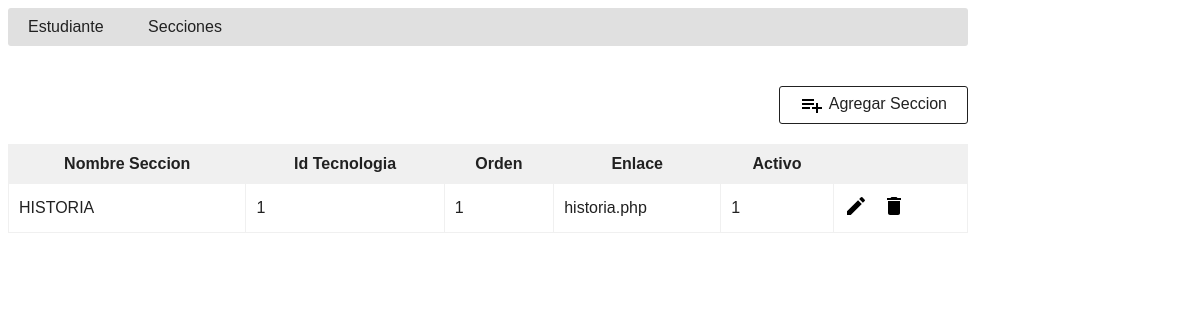
Page /cms/tmp/index.php?action=seccion on the earlier database version.
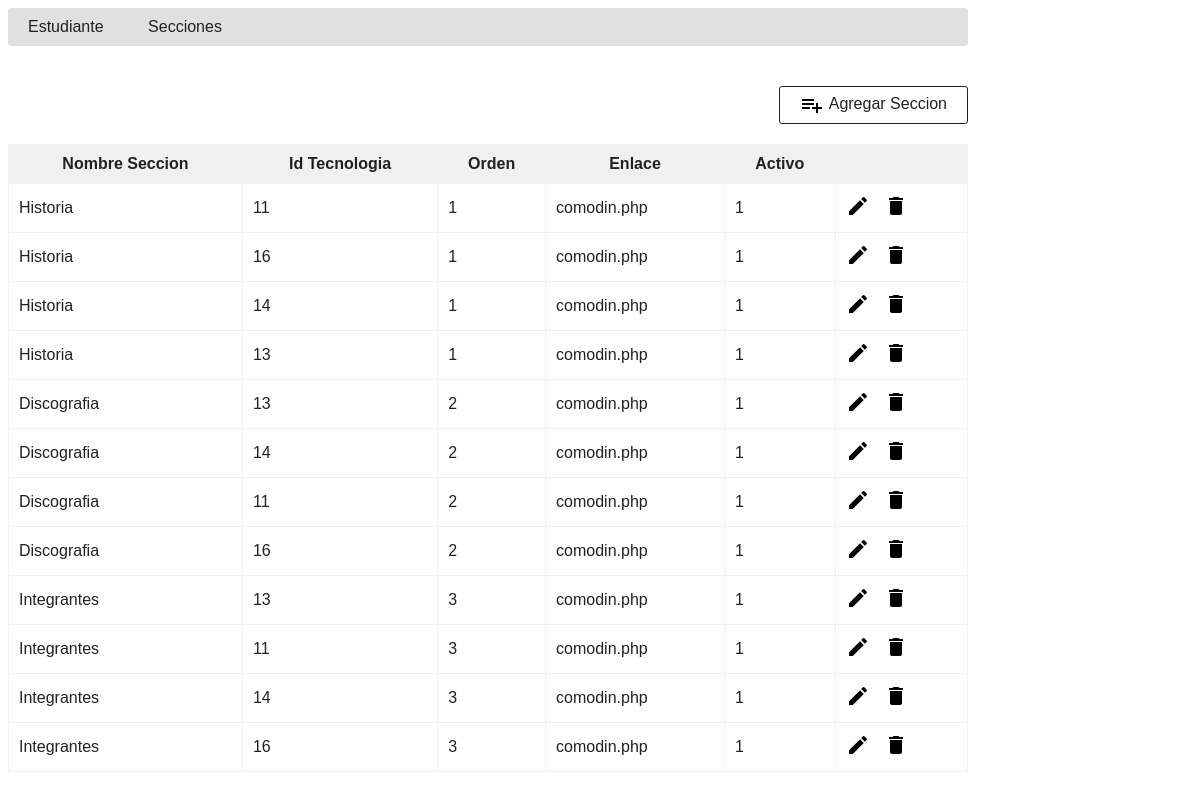
Same page on the later database version.
### tables this page shows
CREATE TABLE `secciones` (
  `id_seccion` int NOT NULL,
  `nombre` varchar(30) NOT NULL,
  `orden` int NOT NULL,
  `id_tecnologia` int NOT NULL,
  `enlace` varchar(40) DEFAULT NULL,
  `Activo` int NOT NULL,
  `enlace_cms` varchar(100) DEFAULT NULL
);

### clases/conexion.php (called while the page is built, shortened)
<?php
class Conexion extends mysqli{
 function __construct(){
     $this->enlace=mysqli_connect(DB_HOST,DB_USER,DB_PASS,DB_NAME);
 }
}

### clases/secciones.php (called while the page is built, shortened)
<?php
include_once("conexion.php");
class Seccion{
 static function listar(){
    $sql="select * from secciones order by orden";
	$objConn = new Conexion();
	$rs=$objConn->enlace->query($sql);
	$est=array();
	while($fila=mysqli_fetch_assoc($rs)){
	  $est[]=$fila;
	}return $est;
 }
 }

### cms/tmp/mainfile/seccion.php (the view, shortened to what this page needs)
<?php require_once "mainfile/header.php"; ?>
    <div style="text-align: right; margin: 20px 0px 10px;">
        <a id="btnAddAction" href="index.php?action=seccion-add"><img src="mainfile/image/icon-add.png" />Agregar Seccion</a>
    </div>
    <div id="toys-grid">
        <table cellpadding="10" cellspacing="1">
            <thead>
                <tr>
                    <th><strong>Nombre Seccion</strong></th>
                    <th><strong>Id Tecnologia</strong></th>
                    <th><strong>Orden</strong></th>
                    <th><strong>Enlace</strong></th>
                    <th><strong>Activo</strong></th>
                </tr>
            </thead>
            <tbody>
                    <?php
                    if (! empty($result)) {
                        foreach ($result as $k => $v) {
                            ?>
          <tr>
                    <td><?php echo $result[$k]["nombre"]; ?></td>
                    <td><?php echo $result[$k]["id_tecnologia"]; ?></td>
                    <td><?php echo $result[$k]["orden"]; ?></td>
                    <td><?php echo $result[$k]["enlace"]; ?></td>
                    <td><?php echo $result[$k]["Activo"]; ?></td>
                    <td><a class="btnEditAction"
                        href="index.php?action=seccion-edit&id=<?php echo $result[$k]["id_seccion"]; ?>">
                        <img src="mainfile/image/icon-edit.png" />
                        </a>
                        <a onclick="return confirm('Confirma Eliminar Registro?');" class="btnDeleteAction"
                        href="index.php?action=seccion-delete&id=<?php echo $result[$k]["id_seccion"]; ?>">
                        <img src="mainfile/image/icon-delete.png" />
                        </a>
                    </td>
                </tr>
                    <?php
                        }
                    }
                    ?>
        </table>
    </div>
</body>
</html>

### cms/tmp/index.php (shortened to what this page needs)
<?php
require_once "../clases/secciones.php";
if (!empty($_GET["action"])) {
    $action = $_GET["action"];
}else{$action = "peru";
}
switch ($action) {
            case "seccion":
                $seccion = new Seccion();
                $result = $seccion->listar();
                require_once "mainfile/seccion.php";
                break;
}

### cms/tmp/mainfile/header.php (shortened to what this page needs)
<html>
<head>
<link href="mainfile/css/style.css" type="text/css" rel="stylesheet" />
</head>
<body>
    <div>
        <ul class="menu-list">
            <li><a href="index.php">Estudiante</a></li>
            <li><a href="index.php?action=seccion">Secciones</a></li>
        </ul>
    </div>

### cms/tmp/mainfile/css/style.css (style rules this page uses)
body { width: 80%; font-family: Arial; color: #212121; }
#toys-grid { margin-bottom: 30px; }
#toys-grid table { width: 100%; background-color: #F0F0F0; }
#toys-grid table td { background-color: #FFFFFF; }
.btnEditAction { cursor: pointer; text-decoration: none; margin-right: 10px; }
.btnDeleteAction { cursor: pointer; }
#btnAddAction { padding: 6px 20px; color: #212121; text-decoration: none; border-radius: 3px; cursor: pointer; border: #212121 1px solid; margin-bottom: 10px; display: inline-block; }
#btnAddAction img { margin-right: 5px; vertical-align: middle; }
ul.menu-list { list-style: none; margin: 0px 0px 40px 0px; padding: 0px; background: #E0E0E0; border-radius: 3px; }
ul.menu-list li { display: inline-block; padding: 10px 20px; }
ul.menu-list li a { color: #212121; text-decoration: none; }

Differences in the rows shown:
removed secciones: nombre "HISTORIA", id_tecnologia "1", orden "1", enlace "historia.php", Activo "1"
added secciones: nombre "Historia", id_tecnologia "11", orden "1", enlace "comodin.php", Activo "1"
added secciones: nombre "Historia", id_tecnologia "16", orden "1", enlace "comodin.php", Activo "1"
added secciones: nombre "Historia", id_tecnologia "14", orden "1", enlace "comodin.php", Activo "1"
added secciones: nombre "Historia", id_tecnologia "13", orden "1", enlace "comodin.php", Activo "1"
added secciones: nombre "Discografia", id_tecnologia "13", orden "2", enlace "comodin.php", Activo "1"
added secciones: nombre "Discografia", id_tecnologia "14", orden "2", enlace "comodin.php", Activo "1"
added secciones: nombre "Discografia", id_tecnologia "11", orden "2", enlace "comodin.php", Activo "1"
added secciones: nombre "Discografia", id_tecnologia "16", orden "2", enlace "comodin.php", Activo "1"
added secciones: nombre "Integrantes", id_tecnologia "13", orden "3", enlace "comodin.php", Activo "1"
added secciones: nombre "Integrantes", id_tecnologia "11", orden "3", enlace "comodin.php", Activo "1"
added secciones: nombre "Integrantes", id_tecnologia "14", orden "3", enlace "comodin.php", Activo "1"
added secciones: nombre "Integrantes", id_tecnologia "16", orden "3", enlace "comodin.php", Activo "1"
